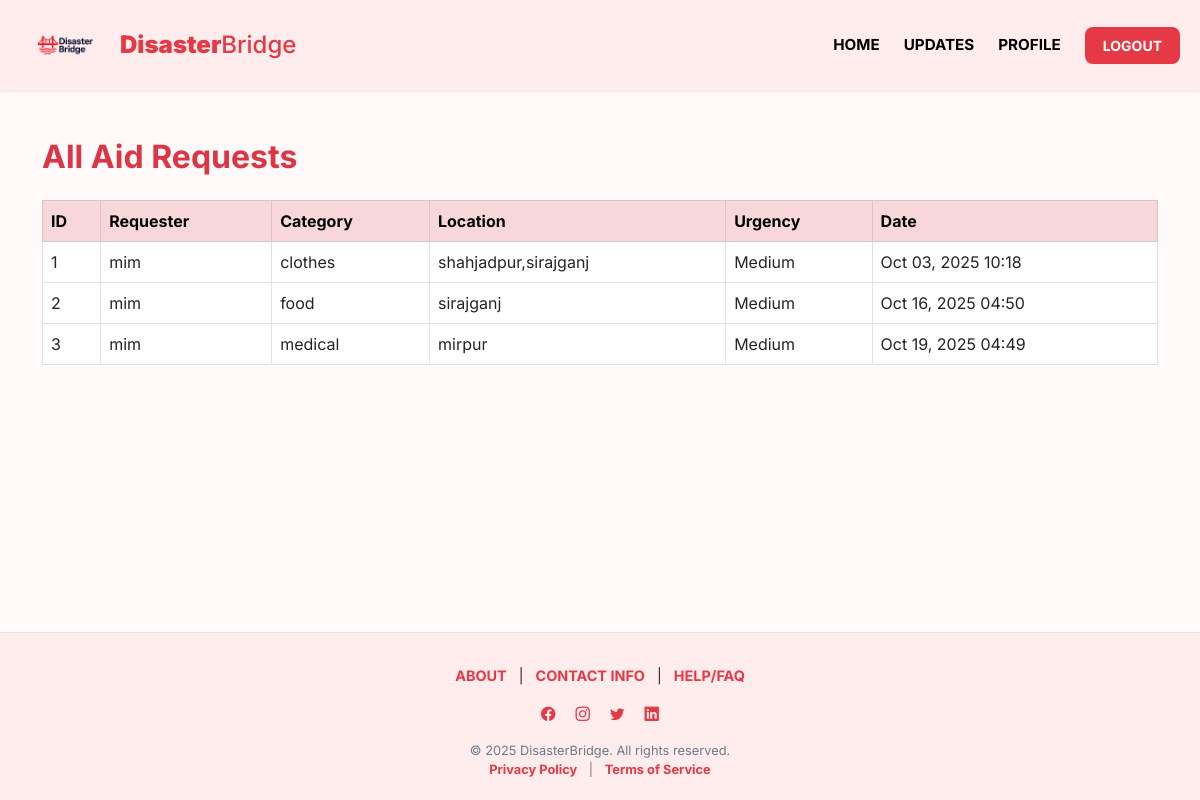
The app's page /aidrequests/ (signed in) with its own data.
### core/models.py (models this page shows, shortened)
class AidRequest(models.Model):
    URGENCY_CHOICES = [
        ("low", "Low"),
        ("medium", "Medium"),
        ("high", "High"),
    ]
    CATEGORY_CHOICES = [
        ("food", "Food"),
        ("shelter", "Shelter"),
        ("medical", "Medical"),
        ("clothes", "Clothes"),
        ("other", "Other"),
    ]
    request_id = models.AutoField(primary_key=True)
    user = models.ForeignKey(settings.AUTH_USER_MODEL, on_delete=models.CASCADE)
    location = models.CharField(max_length=255)
    latitude = models.FloatField(null=True, blank=True)
    longitude = models.FloatField(null=True, blank=True)
    category = models.CharField(max_length=50, choices=CATEGORY_CHOICES)
    urgency = models.CharField(
        max_length=20,
        choices=[('Low', 'Low'), ('Medium', 'Medium'), ('High', 'High')],
        default='Medium'
    )
    voice_message = models.FileField(upload_to="aid/voice/", null=True, blank=True)
    photo = models.ImageField(upload_to="aid/photos/", null=True, blank=True)
    notes = models.TextField(blank=True, null=True)
    assigned_volunteer = models.ForeignKey(
        settings.AUTH_USER_MODEL,
        on_delete=models.SET_NULL,
        null=True,
        blank=True,
        limit_choices_to={'role': 'volunteer'},
        related_name='assigned_requests'
    )
    created_at = models.DateTimeField(auto_now_add=True)
    status = models.CharField(max_length=20, default="Pending")

class User(AbstractBaseUser, PermissionsMixin):
    user_id = models.AutoField(primary_key=True)
    ROLE_CHOICES = [
        ("victim", "Victim"),
        ("volunteer", "Volunteer"),
        ("donor", "Donor"),
        ("admin", "Admin"),
    ]
    LANGUAGE_CHOICES = [
        ('en', 'English'),
        ('bn', 'Bangla'),
    ]
    email = models.EmailField(unique=True)
    phone_number = models.CharField(max_length=15, unique=True)
    name = models.CharField(max_length=100)
    role = models.CharField(max_length=20, choices=ROLE_CHOICES)
    language_preference = models.CharField(
        max_length=10,
        choices=LANGUAGE_CHOICES,
        default='en')
    verification_status = models.BooleanField(default=False)
    date_registered = models.DateTimeField(auto_now_add=True)
    is_active = models.BooleanField(default=True)
    is_staff = models.BooleanField(default=False)
    objects = UserManager()
    USERNAME_FIELD = "email"
    REQUIRED_FIELDS = ["phone_number", "name", "role"]

### core/views.py (the view)
# urls.py: path("aidrequests/", views.aidrequest_list, name="aidrequest_list"),
def aidrequest_list(request):
    requests = AidRequest.objects.all()
    return render(request, "core/aidrequest_list.html", {"requests": requests})

### core/templates/core/aidrequest_list.html (shortened to what this page needs)
{% extends 'core/base.html' %}
{% load static %}
{% block content %}
<!DOCTYPE html>
<html lang="en">
<head>
    <link href="https://cdn.jsdelivr.net/npm/bootstrap@5.3.0/dist/css/bootstrap.min.css" rel="stylesheet">
    <link rel="stylesheet" href="https://cdn.jsdelivr.net/npm/bootstrap-icons/font/bootstrap-icons.css">
</head>
<body>
<div class="container my-5">
    <h2 class="mb-4 text-danger fw-bold">All Aid Requests</h2>
    {% if requests %}
        <table class="table table-bordered table-hover">
            <thead class="table-danger">
                <tr>
                    <th>ID</th>
                    <th>Requester</th>
                    <th>Category</th>
                    <th>Location</th>
                    <th>Urgency</th>
                    <th>Date</th>
                </tr>
            </thead>
            <tbody>
                {% for aid in requests %}
                <tr>
                    <td>{{ aid.request_id }}</td>
                    <td>{{ aid.user.name }}</td>
                    <td>{{ aid.category }}</td>
                    <td>{{ aid.location }}</td>
                    <td>{{ aid.urgency }}</td>
                    <td>{{ aid.created_at|date:"M d, Y H:i" }}</td>
                </tr>
                {% endfor %}
            </tbody>
        </table>
    {% else %}
        <div class="alert alert-info">No aid requests found.</div>
    {% endif %}
</div>
</body>
</html>
{% endblock %}

### core/templates/core/base.html (style rules this page uses)
:root { --db-accent-red: #e63946; --db-darker-red: #c0313d; --db-brighter-red-hover: #ff4d4d; --db-page-bg: #ffecec; --db-card-bg: white; --db-text-dark: #1f2937; --db-text-medium: #6c7a89; --db-box-shadow: 0 4px 10px rgba(0, 0, 0, 0.05); --db-border-radius: 8px; }
body { margin: 0; font-family: 'Inter', Arial, sans-serif; background: var(--db-page-bg); color: var(--db-text-dark); line-height: 1.6; min-height: 100vh; display: flex; flex-direction: column; }
h1, h2, h3, h4 { color: var(--db-text-dark); }

### core/templates/core/aidrequest_list.html (style rules this page uses)
:root { --primary-red: #e63946; --primary-dark: #c0313d; --light-pink: #ffecec; --very-light-pink: #fffafa; --dark-text: #1f2937; }
body { font-family: 'Inter', Arial, sans-serif; background-color: #fffaf9; color: var(--dark-text); min-height: 100vh; display: flex; flex-direction: column; margin: 0; }

### records on screen
AidRequest: request_id "1", user.name "mim", category "clothes", location "shahjadpur,sirajganj", urgency "Medium", created_at "Oct 03, 2025 10:18"
AidRequest: request_id "2", user.name "mim", category "food", location "sirajganj", urgency "Medium", created_at "Oct 16, 2025 04:50"
AidRequest: request_id "3", user.name "mim", category "medical", location "mirpur", urgency "Medium", created_at "Oct 19, 2025 04:49"
